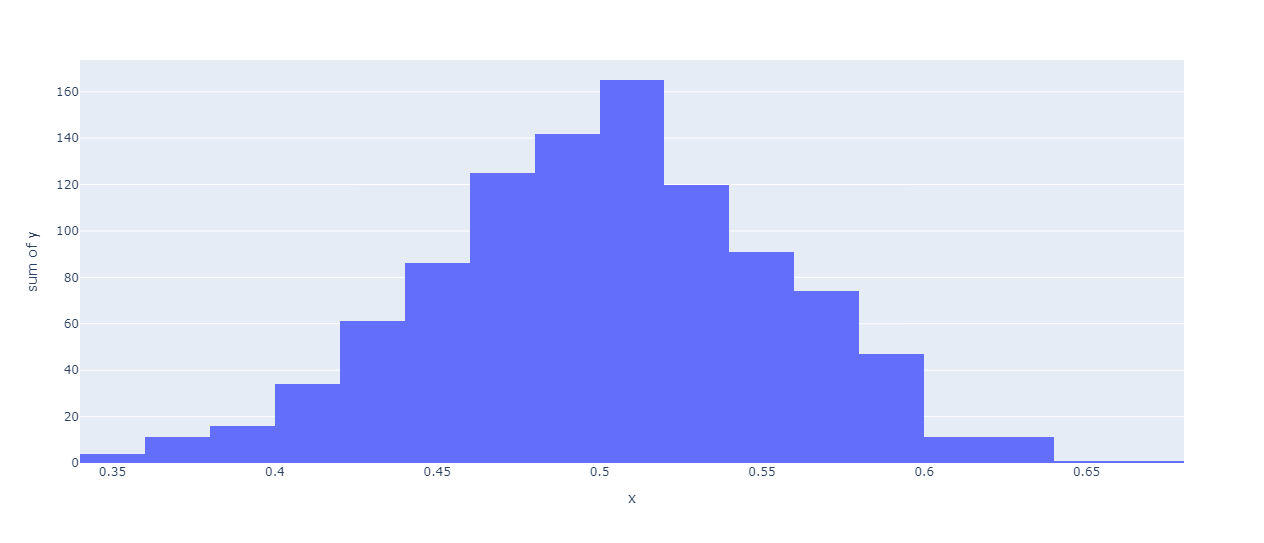

Source code (Python):
import random
import plotly.express as px
sample_size = 31
sample_count = 1000
# Central limit theorem, 1000 samples each with 31
# random numbers between 0.0 and 1.0
x_values = [(sum([random.uniform(0.0, 1.0) for i in range(sample_size)]) / sample_size) for _ in range(sample_count)]
y_values = [1 for _ in range(sample_count)]
px.histogram(x=x_values, y = y_values, nbins=20).show()
'''
What does Central Limit Theorem States: 
1. The mean of the sample means is equal to the population mean.
2. If the population is normal, then the sample means will be normal.
3. If the population is not normal, but the sample size is greater than 30, the sample
means will still roughly form a normal distribution.
4. The standard deviation of the sample means equals the population standard
deviation divided by the square root of n:
sample standard deviation = population standard deviation / sqrt(sample size)'''
